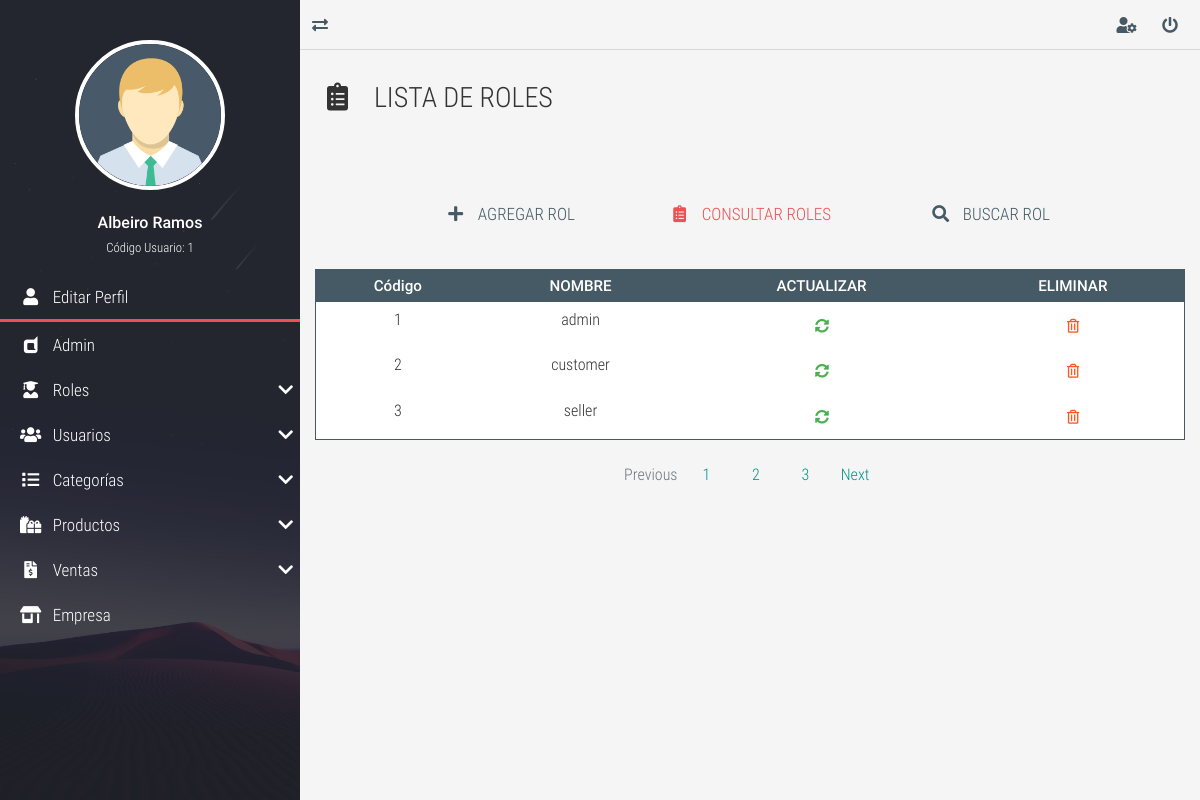
The page /?c=Users&a=rolRead (signed in) on the database its author committed.
### tables this page shows
CREATE TABLE IF NOT EXISTS `ROLES` (
  `rol_code` INT NOT NULL AUTO_INCREMENT,
  `rol_name` VARCHAR(100) NOT NULL,
  PRIMARY KEY (`rol_code`)
);

### models/DataBase.php (called while the page is built)
<?php
    class DataBase{
        public static function connection(){
            $hostname = "localhost";
            $port = "3307";
            $database = "database_php";
            $username = "root";
            $password = "";
			$pdo = new PDO("mysql:host=$hostname;port=$port;dbname=$database;charset=utf8",$username,$password);
			$pdo->setAttribute(PDO::ATTR_ERRMODE, PDO::ERRMODE_EXCEPTION);
			return $pdo;
		}
	}
?>

### models/User.php (called while the page is built, shortened)
<?php
    class User{
        private $dbh;
        private $rol_code;
        private $rol_name;
        public function __construct(){
            try {
                $this->dbh = DataBase::connection();
                $a = func_get_args();
                $i = func_num_args();
                if (method_exists($this, $f = '__construct' . $i)) {
                    call_user_func_array(array($this, $f), $a);
                }
            } catch (Exception $e) {
                die($e->getMessage());
            }
        }
        public function setRolCode($rol_code){
            $this->rol_code = $rol_code;
        }
        public function getRolCode(){
            return $this->rol_code;
        }
        public function setRolName($rol_name){
            $this->rol_name = $rol_name;
        }
        public function getRolName(){
            return $this->rol_name;
        }
        public function read_roles(){
            try {
                $rolList = [];
                $sql = 'SELECT * FROM ROLES';
                $stmt = $this->dbh->query($sql);
                foreach ($stmt->fetchAll() as $rol) {
                    $rolObj = new User;
                    $rolObj->setRolCode($rol['rol_code']);
                    $rolObj->setRolName($rol['rol_name']);
                    array_push($rolList, $rolObj);
                }
                return $rolList;
            } catch (Exception $e) {
                die($e->getMessage());
            }
        }
    }
?>

### views/modules/users/rol_read.view.php (the view)
<div class="full-box page-header">
	<h3 class="text-left">
		<i class="fas fa-clipboard-list fa-fw"></i> &nbsp; LISTA DE ROLES
	</h3>
</div>
<div class="container-fluid">
	<ul class="full-box list-unstyled page-nav-tabs">
		<li>
			<a href="?c=Users&a=rolCreate"><i class="fas fa-plus fa-fw"></i> &nbsp; AGREGAR ROL</a>
		</li>
		<li>
			<a class="active" href="?c=Users&a=rolRead"><i class="fas fa-clipboard-list fa-fw"></i> &nbsp; CONSULTAR ROLES</a>
		</li>
		<li>
			<a href="#"><i class="fas fa-search fa-fw"></i> &nbsp; BUSCAR ROL</a>
		</li>
	</ul>
</div>
<div class="container-fluid">
	<div class="table-responsive">
		<table class="table table-dark table-sm">
			<thead>
				<tr class="text-center roboto-medium">
					<th>Código</th>
					<th>NOMBRE</th>
					<th>ACTUALIZAR</th>
					<th>ELIMINAR</th>
				</tr>
			</thead>
			<tbody>
				<?php foreach ($roles as $rol) : ?>
					<tr class="text-center" >
						<td><?php echo $rol->getRolCode(); ?></td>
						<td><?php echo $rol->getRolName(); ?></td>
						<td>
							<a href="?c=Users&a=rolUpdate&idRol=<?php echo $rol->getRolCode(); ?>" class="btn btn-success">
								<i class="fas fa-sync-alt"></i>
							</a>
						</td>
						<td>
						<a href="?c=Users&a=rolDelete&idRol=<?php echo $rol->getRolCode(); ?>" class="btn btn-warning">
								<i class="far fa-trash-alt"></i>
							</a>
						</td>
					</tr>
				<?php endforeach; ?>
			</tbody>
		</table>
	</div>
	<nav aria-label="Page navigation example">
		<ul class="pagination justify-content-center">
			<li class="page-item disabled">
				<a class="page-link" href="#" tabindex="-1">Previous</a>
			</li>
			<li class="page-item"><a class="page-link" href="#">1</a></li>
			<li class="page-item"><a class="page-link" href="#">2</a></li>
			<li class="page-item"><a class="page-link" href="#">3</a></li>
			<li class="page-item">
				<a class="page-link" href="#">Next</a>
			</li>
		</ul>
	</nav>
</div>

### assets/dashboard/css/all.css (style rules this page uses)
.fa, .fas, .far, .fal, .fab { -moz-osx-font-smoothing: grayscale; -webkit-font-smoothing: antialiased; display: inline-block; font-style: normal; font-variant: normal; text-rendering: auto; line-height: 1; }
.fa-fw { text-align: center; width: 1.25em; }
.fa-clipboard-list:before { content: "\f46d"; }
.fa-plus:before { content: "\f067"; }
.fa-search:before { content: "\f002"; }
.fa-sync-alt:before { content: "\f2f1"; }
.fa-trash-alt:before { content: "\f2ed"; }
.far { font-family: 'Font Awesome 5 Free'; font-weight: 400; }
.fa, .fas { font-family: 'Font Awesome 5 Free'; font-weight: 900; }

### assets/dashboard/css/style.css (style rules this page uses)
:root { --color-one: #F5F5F5; --color-two: #24292E; --color-three: #EC5252; --form-color: #14111A; --accent-color: #253556; --accent-color: #455A64; --border-color: #D8D8D8; }
body,html { font-family: 'roboto_condensed_light'; width: 100vw; height: 100vh; background-color: var(--color-one); color: #333; font-size: 16px; }
.full-box { margin: 0; padding: 0; box-sizing: border-box; width: 100%; }
.page-header { padding: 30px 20px 60px 20px; }
.page-header > :nth-child(1) { padding-bottom: 7px; }
.page-nav-tabs { display: flex; justify-content: center; flex-wrap: wrap; margin-bottom: 30px; }
.page-nav-tabs li, .page-nav-tabs li a { height: 40px; line-height: 40px; }
.page-nav-tabs li { margin: 5px 20px; }
.page-nav-tabs li a { color: var(--accent-color); font-size: 17px; min-width: 200px; width: auto; display: block; text-align: center; user-select: none; transition: all .2s ease-in-out; border-bottom: 2px solid transparent; }
.page-nav-tabs li a.active { color: var(--color-three); cursor: none; pointer-events: none; }
.table .btn { margin-bottom: 0; }
.table thead th { color: #FFF; }
.table tbody tr { color: #333; transition: all .2s ease-in-out; }
.table-dark, .table { background-color: #fff; }
.table-dark { border: 1px solid var(--accent-color); }
.table-dark thead tr { background-color: var(--accent-color); }
.table-dark td, .table-dark thead th, .table-dark th { border: none; }
.page-link { transition: all .2s ease-in-out; }
.roboto-medium { font-family: 'roboto_medium_regular'; }

### rows shown on the page
roles: rol_code "1", rol_name "admin"
roles: rol_code "2", rol_name "customer"
roles: rol_code "3", rol_name "seller"

### other values the page prints
$profile->getUserName() "Albeiro"
$profile->getUserLastName() "Ramos"
$profile->getUserCode() "1"
$session "Admin"
